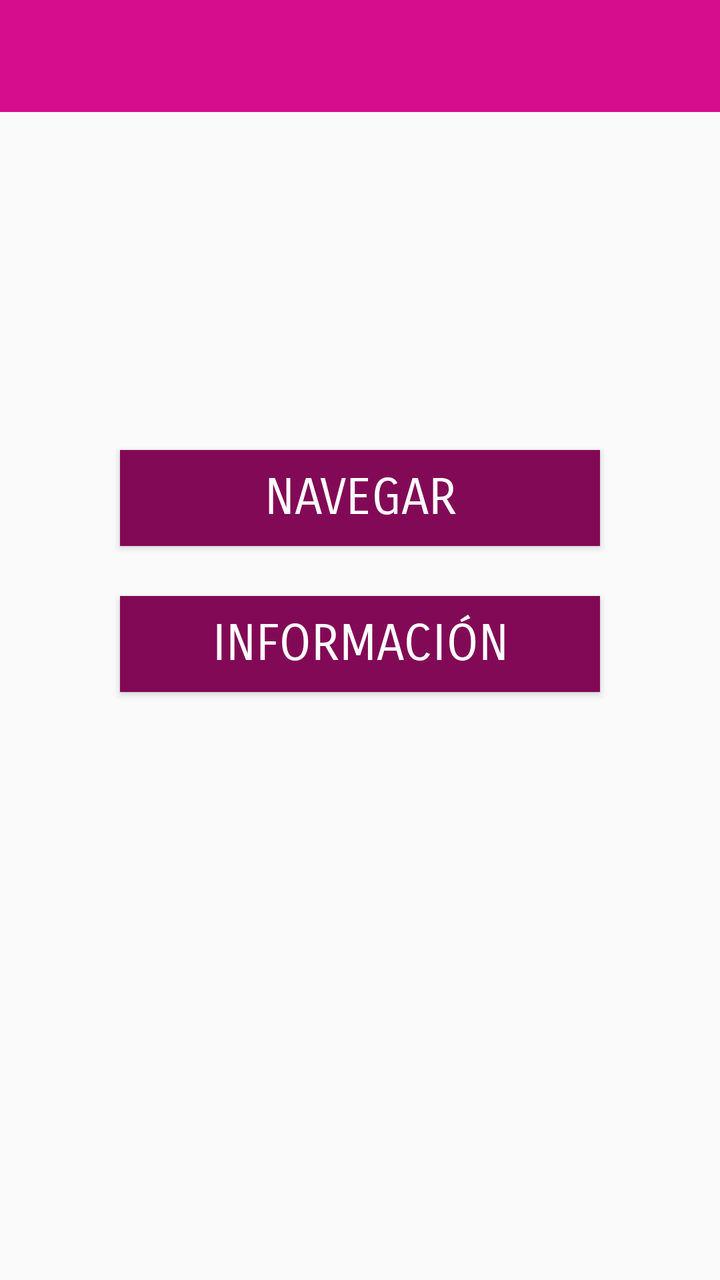
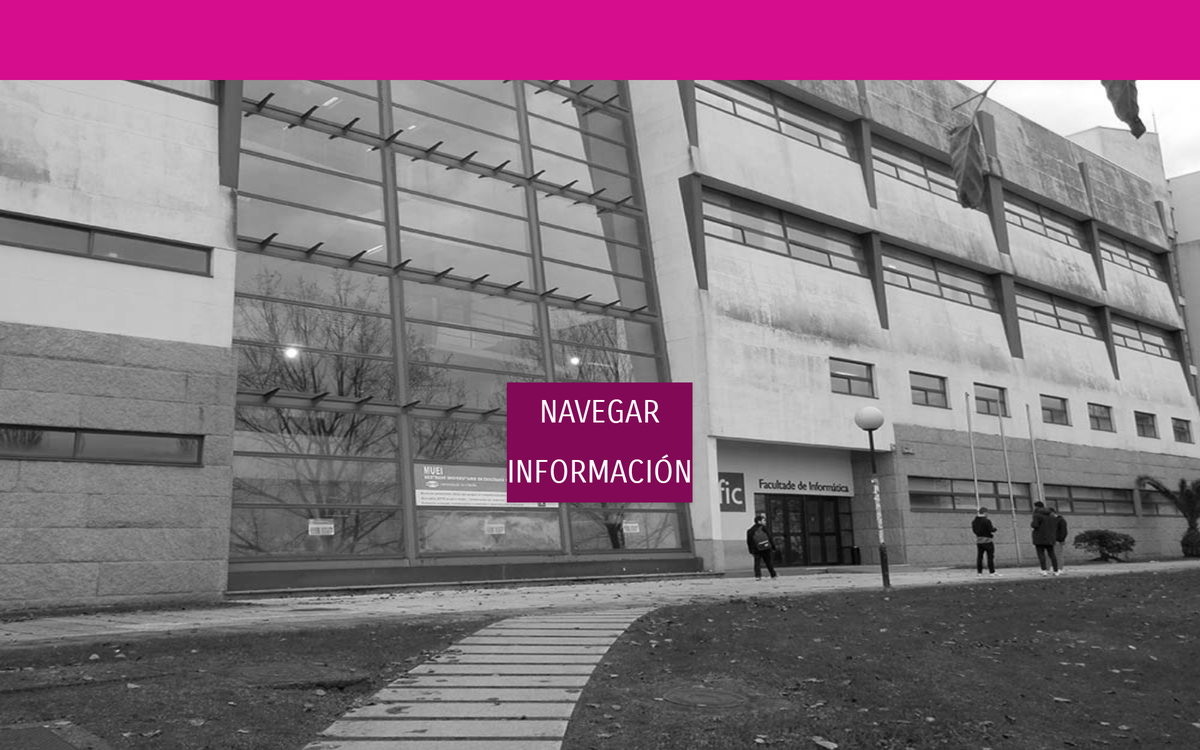

First picture: res/layout/ on a phone held upright. Second picture: the repository's own variant of that layout, on a device whose configuration matches the variant's folder. Source for both follows.
<!-- AndroidManifest.xml: application theme MyMaterialTheme -->
<!-- res/layout/activity_main.xml -->
<?xml version="1.0" encoding="utf-8"?>
<RelativeLayout xmlns:android="http://schemas.android.com/apk/res/android"
    xmlns:tools="http://schemas.android.com/tools"
    xmlns:app="http://schemas.android.com/apk/res-auto"
    android:id="@+id/activity_main"
    android:layout_width="match_parent"
    android:layout_height="match_parent"
    tools:context="com.apm.a2pjb.MainActivity">

    <android.support.design.widget.AppBarLayout
        android:layout_width="match_parent"
        android:layout_height="wrap_content"
        android:theme="@style/ThemeOverlay.AppCompat.Dark.ActionBar">

        <android.support.v7.widget.Toolbar
            android:id="@+id/toolbar"
            android:layout_width="match_parent"
            android:layout_height="?attr/actionBarSize"
            android:background="?attr/colorPrimary"
            app:layout_scrollFlags="scroll|enterAlways"
            app:popupTheme="@style/ThemeOverlay.AppCompat.Light" />
    </android.support.design.widget.AppBarLayout>

    <Button
        android:id="@+id/buttonNavigation"
        android:text="@string/navButton"
        android:layout_width="match_parent"
        android:layout_height="wrap_content"
        android:layout_alignParentTop="true"
        android:layout_centerHorizontal="true"
        android:layout_marginTop="225dp"
        android:layout_marginLeft="120dp"
        android:textSize="25dp"
        android:fontFamily="sans-serif-smallcaps"
        android:background="@color/colorAccent"
        android:textColor="@color/textColorPrimary"
        android:drawableLeft="@mipmap/ic_map_marker"
        android:onClick="openNavigation"/>

    <Button
        android:id="@+id/buttonInformation"
        android:text="@string/infoButton"
        android:layout_width="wrap_content"
        android:layout_height="wrap_content"
        android:layout_marginTop="25dp"
        android:layout_below="@+id/buttonNavigation"
        android:textSize="25dp"
        android:fontFamily="sans-serif-smallcaps"
        android:background="@color/colorAccent"
        android:textColor="@color/textColorPrimary"
        android:drawableLeft="@mipmap/ic_user_details"
        android:layout_alignLeft="@+id/buttonNavigation"
        android:layout_alignStart="@+id/buttonNavigation"
        android:layout_alignRight="@+id/buttonNavigation"
        android:layout_alignEnd="@+id/buttonNavigation" />
</RelativeLayout>
<!-- resources referenced by this layout -->
<resources>
  <color name="colorAccent">#820956</color>
  <color name="textColorPrimary">#FFFFFF</color>
  <string name="infoButton">Información</string>
  <string name="navButton">Navegar</string>
  <style name="MyMaterialTheme" parent="MyMaterialTheme.Base" />
  <style name="MyMaterialTheme.Base" parent="Theme.AppCompat.Light.DarkActionBar">
          <item name="windowNoTitle">true</item>
          <item name="windowActionBar">false</item>
          <item name="colorPrimary">@color/colorPrimary</item>
          <item name="colorPrimaryDark">@color/colorPrimaryDark</item>
          <item name="colorAccent">@color/colorAccent</item>
      </style>
  <color name="colorPrimary">#D60D8C</color>
  <color name="colorPrimaryDark">#D60D8C</color>
</resources>
<!-- res/layout-large-land/activity_main.xml (the repository's variant of the layout above) -->
<!-- drawn on a 7-inch tablet turned sideways -->
<?xml version="1.0" encoding="utf-8"?>
<RelativeLayout xmlns:android="http://schemas.android.com/apk/res/android"
    xmlns:tools="http://schemas.android.com/tools"
    xmlns:app="http://schemas.android.com/apk/res-auto"
    android:id="@+id/activity_main"
    android:layout_width="match_parent"
    android:layout_height="match_parent"
    android:background="@drawable/fic_bn"
    tools:context="com.apm.a2pjb.MainActivity">

    <android.support.design.widget.AppBarLayout
        android:layout_width="match_parent"
        android:layout_height="wrap_content"
        android:theme="@style/ThemeOverlay.AppCompat.Dark.ActionBar"
        android:id="@+id/appBarLayout">

        <android.support.v7.widget.Toolbar
            android:id="@+id/toolbar"
            android:layout_width="match_parent"
            android:layout_height="?attr/actionBarSize"
            android:background="?attr/colorPrimary"
            app:layout_scrollFlags="scroll|enterAlways"
            app:popupTheme="@style/ThemeOverlay.AppCompat.Light" />

    </android.support.design.widget.AppBarLayout>

    <Button
        android:id="@+id/buttonNavigation"
        android:text="@string/navButton"
        android:layout_width="match_parent"
        android:layout_height="wrap_content"
        android:textSize="25dp"
        android:fontFamily="sans-serif-smallcaps"
        android:background="@color/colorAccent"
        android:textColor="@color/textColorPrimary"
        android:onClick="openNavigation"
        android:layout_above="@+id/buttonInformation"
        android:layout_alignLeft="@+id/buttonInformation"
        android:layout_alignStart="@+id/buttonInformation"
        android:layout_alignRight="@+id/buttonInformation"
        android:layout_alignEnd="@+id/buttonInformation" />

    <Button
        android:id="@+id/buttonInformation"
        android:text="@string/infoButton"
        android:layout_width="wrap_content"
        android:layout_height="wrap_content"
        android:textSize="25dp"
        android:fontFamily="sans-serif-smallcaps"
        android:background="@color/colorAccent"
        android:textColor="@color/textColorPrimary"
        android:onClick="openNavigation"
        android:layout_alignParentBottom="true"
        android:layout_centerHorizontal="true"
        android:layout_marginBottom="198dp" />
</RelativeLayout>
<!-- resources referenced by the variant -->
<!-- as a 7-inch tablet turned sideways resolves them -->
<resources>
  <color name="colorAccent">#820956</color>
  <color name="textColorPrimary">#FFFFFF</color>
  <!-- drawable fic_bn: jpg bitmap (drawable, 254669 bytes) -->
  <string name="infoButton">Información</string>
  <string name="navButton">Navegar</string>
  <style name="MyMaterialTheme" parent="MyMaterialTheme.Base" />
  <style name="MyMaterialTheme.Base" parent="Theme.AppCompat.Light.DarkActionBar">
          <item name="windowNoTitle">true</item>
          <item name="windowActionBar">false</item>
          <item name="colorPrimary">@color/colorPrimary</item>
          <item name="colorPrimaryDark">@color/colorPrimaryDark</item>
          <item name="colorAccent">@color/colorAccent</item>
      </style>
  <color name="colorPrimary">#D60D8C</color>
  <color name="colorPrimaryDark">#D60D8C</color>
</resources>
